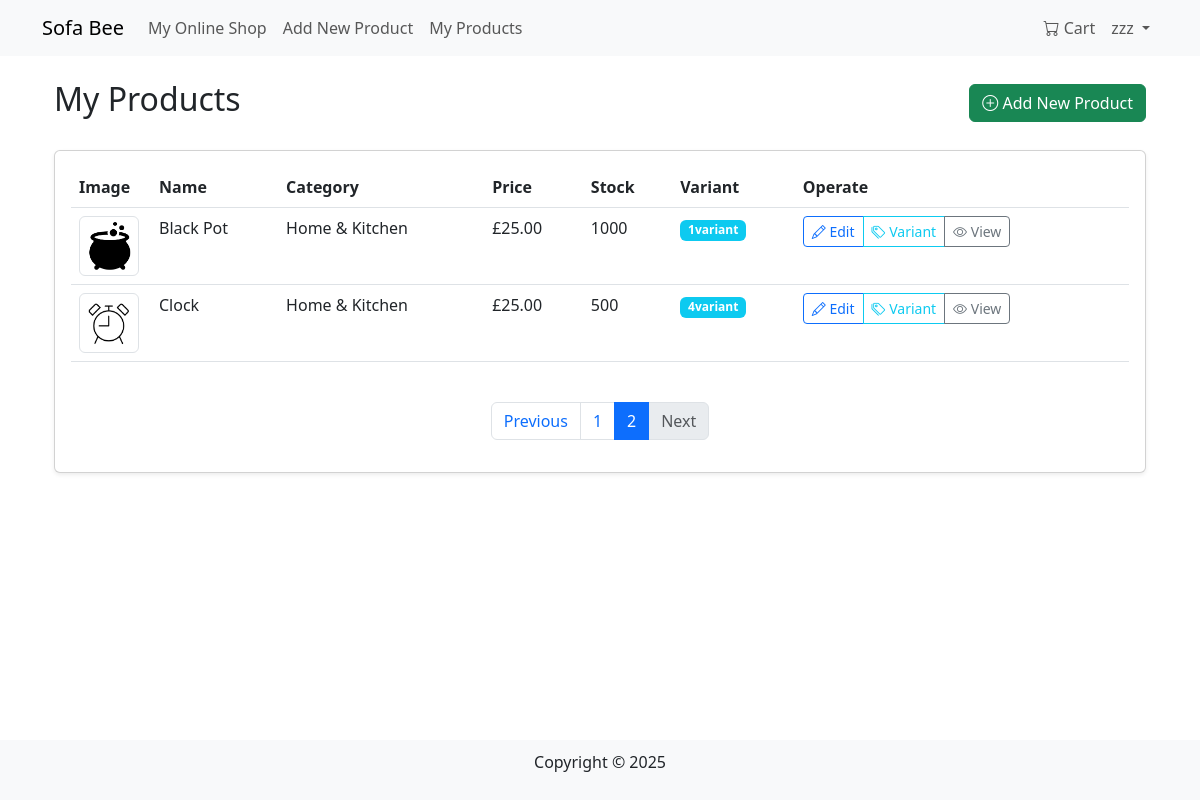
Screenshot of /products/manage/?page=2 (signed in) with the database file from the repository.
### products/models.py (models this page shows, shortened)
class Product(models.Model):
    name = models.CharField(max_length=255)
    description = models.TextField()
    price = models.DecimalField(max_digits=10, decimal_places=2)
    category = models.ForeignKey(Category, on_delete=models.SET_NULL, null=True, blank=True)
    image = models.ImageField(upload_to='products/', blank=True, null=True)
    seller = models.ForeignKey(User, on_delete=models.CASCADE, null=True, blank=True)
    stock = models.PositiveIntegerField(default=0)
    created_at = models.DateTimeField(auto_now_add=True)

class Category(models.Model):
    name = models.CharField(max_length=255, unique=True)
    description = models.TextField(blank=True)

### products/views.py (the view)
# urls.py: path('manage/', manage_products, name='manage_products'),
@login_required
def manage_products(request):
    if not hasattr(request.user, "userprofile") or request.user.userprofile.user_type != 'merchant':
        messages.error(request, "Only merchant users have access to the merchandise management.")
        return redirect('products:product_list')
    products = Product.objects.filter(seller=request.user)
    paginator = Paginator(products, 10)
    page = request.GET.get('page')
    products = paginator.get_page(page)
    return render(request, 'products/manage_products.html', {'products': products})

### cart/context_processors.py (called while the page is built)
def cart_processor(request):
    cart = None
    cart_total_items = 0
    if request.user.is_authenticated:
        try:
            cart = Cart.objects.get(user=request.user)
            cart_total_items = cart.items.count()
        except Cart.DoesNotExist:
            pass
    return {
        'cart': cart,
        'cart_total_items': cart_total_items
    }

### products/templates/products/manage_products.html (shortened to what this page needs)
{% extends "base.html" %}
{% block content %}
<div class="container mt-4">
    <div class="d-flex justify-content-between align-items-center mb-4">
        <h2>My Products</h2>
        <a href="{% url 'products:add_product' %}" class="btn btn-success">
            <i class="bi bi-plus-circle"></i> Add New Product
        </a>
    </div>
    <div class="card shadow-sm">
        <div class="card-body">
            {% if products %}
                <div class="table-responsive">
                    <table class="table table-hover">
                        <thead>
                            <tr>
                                <th style="width: 80px;">Image</th>
                                <th>Name</th>
                                <th>Category</th>
                                <th>Price</th>
                                <th>Stock</th>
                                <th>Variant</th>
                                <th>Operate</th>
                            </tr>
                        </thead>
                        <tbody>
                            {% for product in products %}
                                <tr>
                                    <td>
                                        {% if product.image %}
                                            <img src="{{ product.image.url }}" alt="{{ product.name }}" style="width: 60px; height: 60px; object-fit: cover;" class="img-thumbnail">
                                        {% else %}
                                            <div class="bg-light text-center p-2" style="width: 60px; height: 60px;">No Image</div>
                                        {% endif %}
                                    </td>
                                    <td>{{ product.name }}</td>
                                    <td>{{ product.category.name }}</td>
                                    <td>£{{ product.price }}</td>
                                    <td>{{ product.stock }}</td>
                                    <td>
                                        {% if product.variants.exists %}
                                            <span class="badge bg-info">{{ product.variants.count }}variant</span>
                                        {% else %}
                                            <span class="badge bg-secondary">No variant</span>
                                        {% endif %}
                                    </td>
                                    <td>
                                        <div class="btn-group">
                                            <a href="{% url 'products:edit_product' product.id %}" class="btn btn-sm btn-outline-primary">
                                                <i class="bi bi-pencil"></i> Edit
                                            </a>
                                            {% if product.variants.exists %}
                                                <a href="{% url 'products:manage_variants' product.id %}" class="btn btn-sm btn-outline-info">
                                                    <i class="bi bi-tags"></i> Variant
                                                </a>
                                            {% endif %}
                                            <a href="{% url 'products:product_detail' product.id %}" class="btn btn-sm btn-outline-secondary">
                                                <i class="bi bi-eye"></i> View
                                            </a>
                                        </div>
                                    </td>
                                </tr>
                            {% endfor %}
                        </tbody>
                    </table>
                </div>
                {% if products.has_other_pages %}
                <nav aria-label="Page navigation" class="mt-4">
                    <ul class="pagination justify-content-center">
                        {% if products.has_previous %}
                        <li class="page-item">
                            <a class="page-link" href="?page={{ products.previous_page_number }}">Previous</a>
                        </li>
                        {% else %}
                        <li class="page-item disabled">
                            <span class="page-link">Previous</span>
                        </li>
                        {% endif %}
                        {% for i in products.paginator.page_range %}
                            {% if products.number == i %}
                            <li class="page-item active"><span class="page-link">{{ i }}</span></li>
                            {% else %}
                            <li class="page-item">
                                <a class="page-link" href="?page={{ i }}">{{ i }}</a>
                            </li>
                            {% endif %}
                        {% endfor %}
                        {% if products.has_next %}
                        <li class="page-item">
                            <a class="page-link" href="?page={{ products.next_page_number }}">Next</a>
                        </li>
                        {% else %}
                        <li class="page-item disabled">
                            <span class="page-link">Next</span>
                        </li>
                        {% endif %}
                    </ul>
                </nav>
                {% endif %}
            {% endif %}
        </div>
    </div>
</div>
{% endblock %}

### products/templates/base.html (shortened to what this page needs)
<!DOCTYPE html>
<html lang="en">
<head>
    <link rel="stylesheet" href="https://cdn.jsdelivr.net/npm/bootstrap@5.3.0/dist/css/bootstrap.min.css">
    <link rel="stylesheet" href="https://cdn.jsdelivr.net/npm/bootstrap-icons@1.11.1/font/bootstrap-icons.css">
</head>
<body>
    <nav class="navbar navbar-expand-lg navbar-light bg-light">
        <div class="container">
            <a class="navbar-brand" href="/">Sofa Bee</a>
            <div class="collapse navbar-collapse" id="navbarNav">
                <ul class="navbar-nav me-auto">
                    <li class="nav-item"><a class="nav-link" href="{% url 'products:product_list' %}">My Online Shop</a></li>
                    {% if user.is_authenticated and user.userprofile.user_type == 'merchant' %}
                    <li class="nav-item"><a class="nav-link" href="{% url 'products:add_product' %}">Add New Product</a></li>
                    <li class="nav-item"><a class="nav-link" href="{% url 'products:manage_products' %}">My Products</a></li>
                    {% endif %}
                </ul>
                <ul class="navbar-nav">
                    {% if user.is_authenticated %}
                        <li class="nav-item">
                            <a class="nav-link" href="{% url 'cart:cart_detail' %}">
                                <i class="bi bi-cart"></i> Cart
                            </a>
                        </li>
                        <li class="nav-item dropdown">
                            <a class="nav-link dropdown-toggle" href="#" id="userDropdown" role="button"
                              data-bs-toggle="dropdown" aria-expanded="false">
                                {{ user.username }}
                            </a>
                        </li>
                    {% else %}
                        <li class="nav-item"><a class="btn btn-primary" href="{% url 'users:login' %}">Log In</a></li>
                    {% endif %}
                </ul>
            </div>
        </div>
    </nav>
    <div class="container content">
        {% block content %}{% endblock %}
    </div>
    <footer>
        <p>Copyright © 2025</p>
    </footer>
</body>
</html>

### products/templates/base.html (style rules this page uses)
body { display: flex; flex-direction: column; min-height: 100vh; }
.content { flex: 1; }
footer { text-align: center; padding: 10px 0; background-color: #f8f9fa; }

### rows the page displays
Product: image (picture), name "Black Pot", category.name "Home & Kitchen", price "25.00", stock "1000", variants.count "1", shows "Variant"
Product: image (picture), name "Clock", category.name "Home & Kitchen", price "25.00", stock "500", variants.count "4", shows "Variant"

### other values shown
{{ user.username }} "zzz"
{{ i }} "1"
{{ i }} "2"
